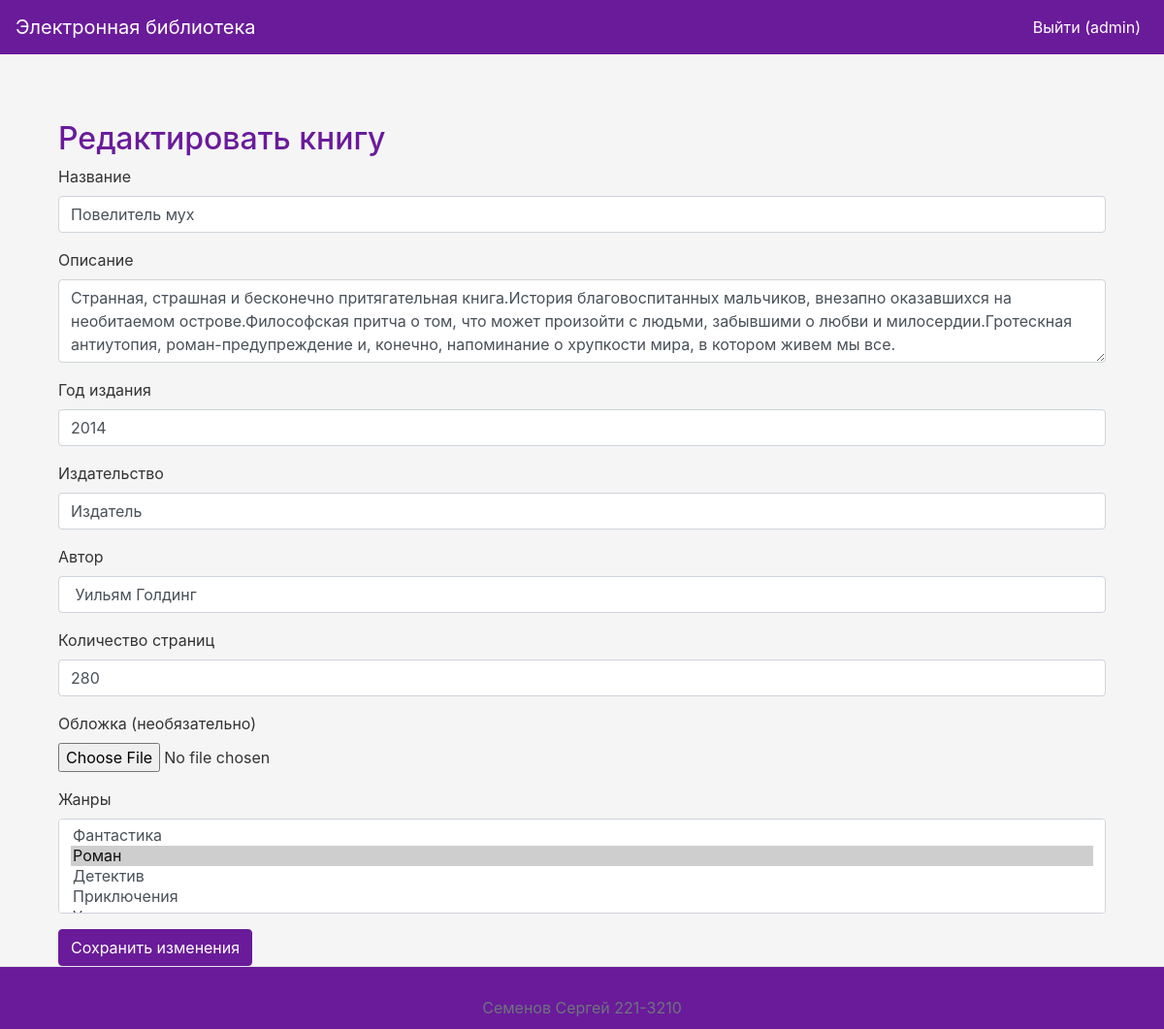
/edit/5 (signed in), run on the app's committed database.
### app.py (models this page shows, shortened)
class User(db.Model, UserMixin):
    id = db.Column(db.Integer, primary_key=True)
    username = db.Column(db.String(255), unique=True, nullable=False)
    password_hash = db.Column(db.String(255), nullable=False)
    last_name = db.Column(db.String(255), nullable=False)
    first_name = db.Column(db.String(255), nullable=False)
    middle_name = db.Column(db.String(255))
    role_id = db.Column(db.Integer, db.ForeignKey('role.id'), nullable=False)
    reviews = db.relationship('Review', backref='user', lazy=True)

class Book(db.Model):
    id = db.Column(db.Integer, primary_key=True)
    title = db.Column(db.String(255), nullable=False)
    description = db.Column(db.Text, nullable=False)
    year = db.Column(db.Integer, nullable=False)
    publisher = db.Column(db.String(255), nullable=False)
    author = db.Column(db.String(255), nullable=False)
    pages = db.Column(db.Integer, nullable=False)
    cover_id = db.Column(db.Integer, db.ForeignKey('cover.id'), nullable=True)
    genres = db.relationship('Genre', secondary='book_genre', back_populates='books')
    reviews = db.relationship('Review', backref='book', lazy=True)

### app.py (the view, shortened to what this page needs)
@app.route('/edit/<int:book_id>', methods=['GET', 'POST'])
@login_required
def edit_book(book_id):
    book = Book.query.get_or_404(book_id)
    if current_user.role.name not in ['Администратор', 'Модератор']:
        flash('У вас недостаточно прав для выполнения данного действия.', 'danger')
        return redirect(url_for('index'))
    genres = Genre.query.all()
    return render_template('edit_book.html', book=book, genres=genres)

### app.py (called while the page is built)
@login_manager.user_loader
def load_user(user_id):
    return User.query.get(int(user_id))

### templates/edit_book.html
{% extends "base.html" %}
{% block content %}
<div class="container mt-5">
    <h2>Редактировать книгу</h2>
    <form method="POST" enctype="multipart/form-data">
        <div class="form-group">
            <label for="title">Название</label>
            <input type="text" class="form-control" id="title" name="title" value="{{ book.title }}" required>
        </div>
        <div class="form-group">
            <label for="description">Описание</label>
            <textarea class="form-control" id="description" name="description" rows="3" required>{{ book.description }}</textarea>
        </div>
        <div class="form-group">
            <label for="year">Год издания</label>
            <input type="number" class="form-control" id="year" name="year" value="{{ book.year }}" required>
        </div>
        <div class="form-group">
            <label for="publisher">Издательство</label>
            <input type="text" class="form-control" id="publisher" name="publisher" value="{{ book.publisher }}" required>
        </div>
        <div class="form-group">
            <label for="author">Автор</label>
            <input type="text" class="form-control" id="author" name="author" value="{{ book.author }}" required>
        </div>
        <div class="form-group">
            <label for="pages">Количество страниц</label>
            <input type="number" class="form-control" id="pages" name="pages" value="{{ book.pages }}" required>
        </div>
        <div class="form-group">
            <label for="cover">Обложка (необязательно)</label>
            <input type="file" class="form-control-file" id="cover" name="cover">
        </div>
        <div class="form-group">
            <label for="genres">Жанры</label>
            <select multiple class="form-control" id="genres" name="genres">
                {% for genre in genres %}
                <option value="{{ genre.id }}" {% if genre in book.genres %}selected{% endif %}>{{ genre.name }}</option>
                {% endfor %}
            </select>
        </div>
        <button type="submit" class="btn btn-primary">Сохранить изменения</button>
    </form>
</div>
{% endblock %}

### templates/base.html (shortened to what this page needs)
<!DOCTYPE html>
<html lang="ru">
<head>
    <link rel="stylesheet" href="https://stackpath.bootstrapcdn.com/bootstrap/4.5.2/css/bootstrap.min.css">
    <link rel="stylesheet" href="{{ url_for('static', filename='styles.css') }}">
</head>
<body>
<nav class="navbar navbar-expand-lg navbar-dark bg-dark">
    <a class="navbar-brand" href="{{ url_for('index') }}">Электронная библиотека</a>
    <div class="collapse navbar-collapse" id="navbarNav">
        <ul class="navbar-nav ml-auto">
            {% if current_user.is_authenticated %}
                <li class="nav-item">
                    <a class="nav-link" href="{{ url_for('logout') }}">Выйти ({{ current_user.username }})</a>
                </li>
            {% endif %}
        </ul>
    </div>
</nav>
<div class="container">
    {% block content %}{% endblock %}
</div>
<footer class="footer">
    <div class="container">
        <span class="text-muted">Семенов Сергей 221-3210</span>
    </div>
</footer>
</body>
</html>

### static/styles.css (style rules this page uses)
body { background-color: #f5f5f5; color: #333; display: flex; flex-direction: column; min-height: 100vh; }
.navbar { background-color: #6a1b9a !important; }
.navbar-brand, .nav-link { color: #ffffff !important; }
.container { margin-top: 20px; flex: 1; }
.btn-primary { background-color: #6a1b9a; border-color: #6a1b9a; }
h1, h2 { color: #6a1b9a; }
.footer { background-color: #6a1b9a; color: #ffffff; padding: 10px 0; text-align: center; border-top: 1px solid #e5e5e5; }

### data on the page
User: username "admin"
Book: title "Повелитель мух", description "Странная, страшная и бесконечно притягательная книга.История благовоспитанных мальчиков, внезапно оказавшихся на необитаемом острове.Философская притча о том, что может произойти с людьми, забывшими о любви и милосердии.Гротескная антиутопия, роман-предупреждение и, конечно, напоминание о хрупкости мира, в котором живем мы все.", year "2014", publisher "Издатель", author "Уильям Голдинг", pages "280"

### other printed values
form field genres "Фантастика / Роман ☑ / Детектив / Приключения"
